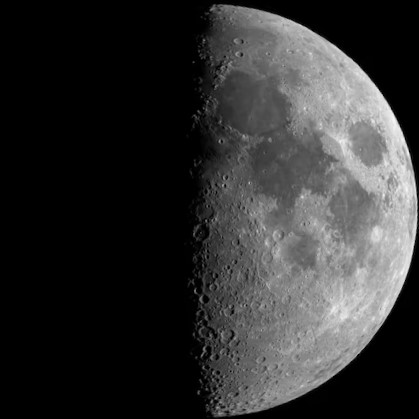
#> input picture Images/Paysages/Ciel03-edit.jpg, 419 x 419 px
$ python main.py
#> lines starting #> are read from the running program, lines starting #| are printed output that depends on the picture; long printed decimals are rounded
import cv2
from skimage.metrics import structural_similarity as ssim
import matplotlib
matplotlib.use('TkAgg')
import matplotlib.pyplot as plt
def resize_images(img1, img2):
    # Charger les images
#> called with img1 = 'Images/Paysages/Ciel03-edit.jpg', img2 = 'Images/phases/7.png'
    img1 = cv2.imread(img1)
#> img1 is the input picture: shape (419, 419, 3); min 0, max 249, mean 49
    img2 = cv2.imread(img2)
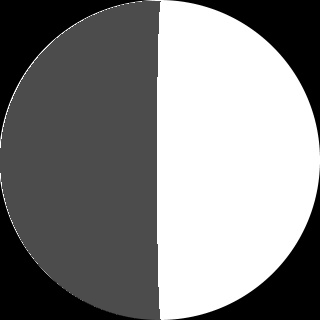
#> input picture Images/phases/7.png, 320 x 320 px
#> img2 is the input picture: shape (320, 320, 3); min 0, max 255, mean 131.9

    # Redimensionner les images pour qu'elles aient la même taille
    img2 = cv2.resize(img2, (img1.shape[1], img1.shape[0]))
#> img2: shape (419, 419, 3)

    return img1, img2

def compare_images(image1, image2):
    # Convertir les images en niveaux de gris
    img1_gray = cv2.cvtColor(image1, cv2.COLOR_BGR2GRAY)
    img2_gray = cv2.cvtColor(image2, cv2.COLOR_BGR2GRAY)

    # Calculer le SSIM
    similarity_index, _ = ssim(img1_gray, img2_gray, full=True)
#> similarity_index = 0.294

    return similarity_index

# Exemple d'utilisation
image_path1 = "Images/Paysages/Ciel03-edit.jpg"
image_path2 = "Images/phases/7.png"

# Charger et redimensionner les images
img1, img2 = resize_images(image_path1, image_path2)

# Calculer le SSIM
compatibility = compare_images(img1, img2)
#> compatibility = 0.294
print(f"Taux de compatibilité : {compatibility}")
#| Taux de compatibilité : 0.2939

# Afficher les images pour comparaison visuelle (facultatif)
plt.subplot(1, 2, 1)
plt.imshow(cv2.cvtColor(img1, cv2.COLOR_BGR2RGB))
plt.title('Image 1')

plt.subplot(1, 2, 2)
plt.imshow(cv2.cvtColor(img2, cv2.COLOR_BGR2RGB))
plt.title('Image 2')

plt.show()
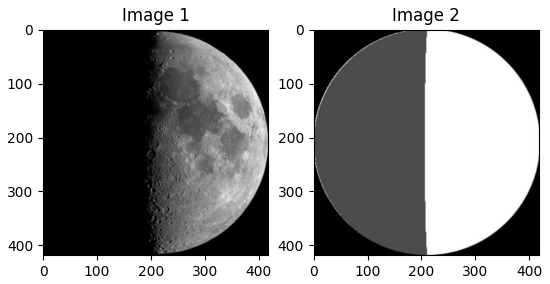
#> figure drawn by matplotlib, 2 panels
